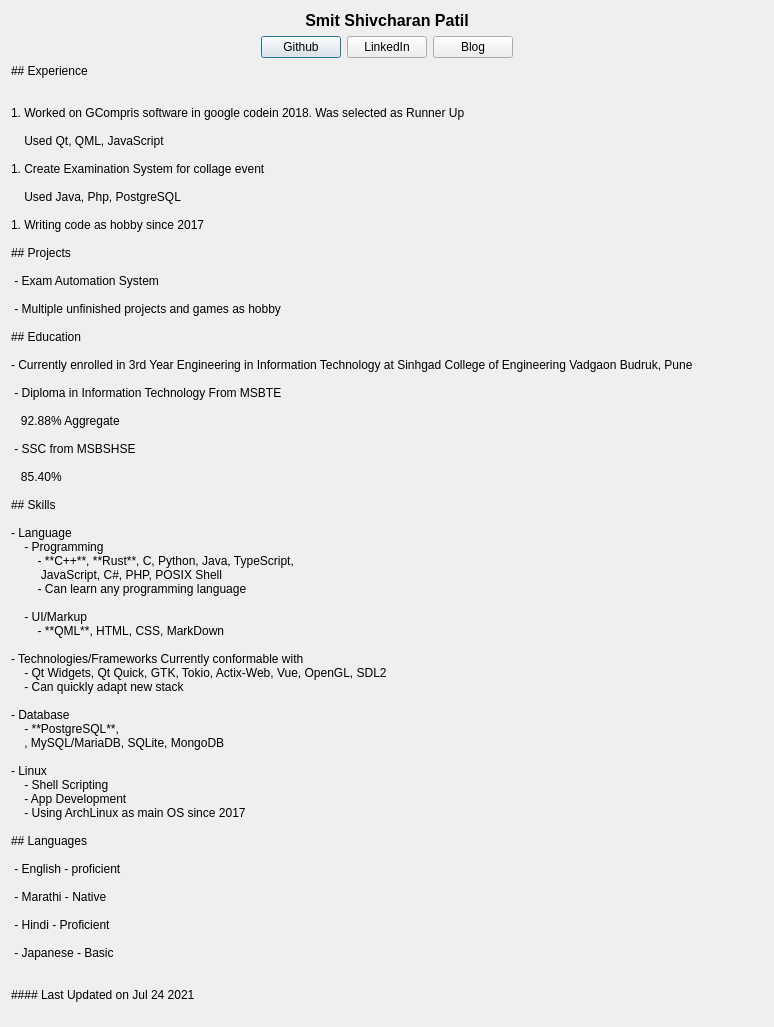
<?xml version="1.0" encoding="UTF-8"?>
<ui version="4.0">
 <class>Resume</class>
 <widget class="QDialog" name="Resume">
  <property name="geometry">
   <rect>
    <x>0</x>
    <y>0</y>
    <width>774</width>
    <height>976</height>
   </rect>
  </property>
  <property name="windowTitle">
   <string>Resume</string>
  </property>
  <property name="autoFillBackground">
   <bool>false</bool>
  </property>
  <layout class="QVBoxLayout" name="verticalLayout">
   <item>
    <widget class="QLabel" name="name">
     <property name="sizePolicy">
      <sizepolicy hsizetype="Preferred" vsizetype="Preferred">
       <horstretch>2</horstretch>
       <verstretch>0</verstretch>
      </sizepolicy>
     </property>
     <property name="font">
      <font>
       <pointsize>12</pointsize>
       <weight>75</weight>
       <bold>true</bold>
      </font>
     </property>
     <property name="layoutDirection">
      <enum>Qt::LeftToRight</enum>
     </property>
     <property name="text">
      <string>Smit Shivcharan Patil</string>
     </property>
     <property name="textFormat">
      <enum>Qt::AutoText</enum>
     </property>
     <property name="alignment">
      <set>Qt::AlignCenter</set>
     </property>
    </widget>
   </item>
   <item>
    <layout class="QHBoxLayout" name="horizontalLayout">
     <item>
      <spacer name="horizontalSpacer">
       <property name="orientation">
        <enum>Qt::Horizontal</enum>
       </property>
       <property name="sizeHint" stdset="0">
        <size>
         <width>40</width>
         <height>20</height>
        </size>
       </property>
      </spacer>
     </item>
     <item>
      <widget class="QPushButton" name="linkGithub">
       <property name="text">
        <string>Github</string>
       </property>
      </widget>
     </item>
     <item>
      <widget class="QPushButton" name="linkLinkedIn">
       <property name="text">
        <string>LinkedIn</string>
       </property>
      </widget>
     </item>
     <item>
      <widget class="QPushButton" name="linkBlog">
       <property name="text">
        <string>Blog</string>
       </property>
      </widget>
     </item>
     <item>
      <spacer name="horizontalSpacer_2">
       <property name="orientation">
        <enum>Qt::Horizontal</enum>
       </property>
       <property name="sizeHint" stdset="0">
        <size>
         <width>40</width>
         <height>20</height>
        </size>
       </property>
      </spacer>
     </item>
    </layout>
   </item>
   <item>
    <widget class="QLabel" name="main">
     <property name="font">
      <font>
       <weight>50</weight>
       <bold>false</bold>
      </font>
     </property>
     <property name="text">
      <string>## Experience


1. Worked on GCompris software in google codein 2018. Was selected as Runner Up

    Used Qt, QML, JavaScript

1. Create Examination System for collage event

    Used Java, Php, PostgreSQL

1. Writing code as hobby since 2017

## Projects

 - Exam Automation System

 - Multiple unfinished projects and games as hobby

## Education

- Currently enrolled in 3rd Year Engineering in Information Technology at Sinhgad College of Engineering Vadgaon Budruk, Pune

 - Diploma in Information Technology From MSBTE

   92.88% Aggregate

 - SSC from MSBSHSE

   85.40%

## Skills

- Language
    - Programming
        - **C++**, **Rust**, C, Python, Java, TypeScript,
         JavaScript, C#, PHP, POSIX Shell
        - Can learn any programming language

    - UI/Markup
        - **QML**, HTML, CSS, MarkDown
     
- Technologies/Frameworks Currently conformable with
    - Qt Widgets, Qt Quick, GTK, Tokio, Actix-Web, Vue, OpenGL, SDL2
    - Can quickly adapt new stack

- Database
    - **PostgreSQL**, 
    , MySQL/MariaDB, SQLite, MongoDB

- Linux
    - Shell Scripting
    - App Development
    - Using ArchLinux as main OS since 2017

## Languages

 - English - proficient

 - Marathi - Native

 - Hindi - Proficient

 - Japanese - Basic


#### Last Updated on Jul 24 2021
</string>
     </property>
     <property name="textFormat">
      <enum>Qt::MarkdownText</enum>
     </property>
    </widget>
   </item>
   <item>
    <spacer name="verticalSpacer">
     <property name="orientation">
      <enum>Qt::Vertical</enum>
     </property>
     <property name="sizeHint" stdset="0">
      <size>
       <width>20</width>
       <height>40</height>
      </size>
     </property>
    </spacer>
   </item>
  </layout>
 </widget>
 <resources/>
 <connections/>
</ui>
